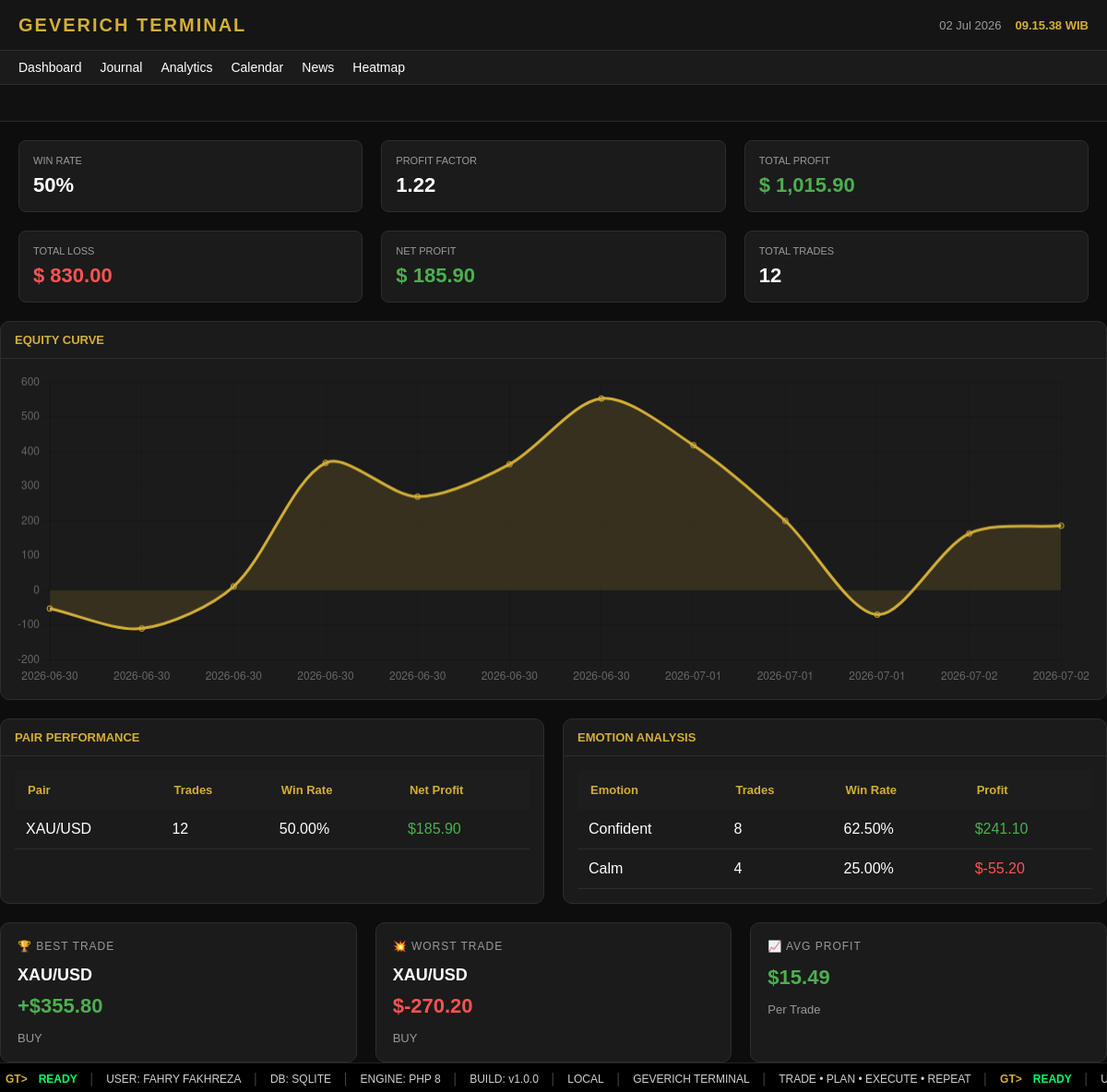
The page /?page=analytics on the database its author committed.
### tables this page shows
CREATE TABLE trades (

id INTEGER PRIMARY KEY AUTOINCREMENT,

tanggal TEXT NOT NULL,

pair TEXT NOT NULL,

direction TEXT NOT NULL,

entry_price REAL NOT NULL,

sl REAL,

tp REAL,

exit_price REAL,

lot REAL,

profit_usd REAL DEFAULT 0,

hasil TEXT,

emotion TEXT,

note TEXT,

created_at DATETIME DEFAULT CURRENT_TIMESTAMP

);

### pages/analytics.php (the view, shortened to what this page needs)
<?php
$db = getDB();
$sql = "
SELECT
COUNT(*) totalTrades,
SUM(CASE WHEN hasil='WIN' THEN 1 ELSE 0 END) wins,
SUM(CASE WHEN hasil='LOSS' THEN 1 ELSE 0 END) losses,
SUM(CASE WHEN profit_usd>0 THEN profit_usd ELSE 0 END) totalProfit,
SUM(CASE WHEN profit_usd<0 THEN ABS(profit_usd) ELSE 0 END) totalLoss,
SUM(profit_usd) netProfit
FROM trades
";
$stats = $db->query($sql)->fetch(PDO::FETCH_ASSOC);
$totalTrades = (int)$stats['totalTrades'];
$wins = (int)$stats['wins'];
$winRate = $totalTrades
? round($wins/$totalTrades*100,2)
:0;
$totalProfit = $stats['totalProfit'] ?? 0;
$totalLoss = $stats['totalLoss'] ?? 0;
$netProfit = $stats['netProfit'] ?? 0;
$profitFactor = $totalLoss>0
? round($totalProfit/$totalLoss,2)
:0;
$stmt = $db->query("
SELECT
tanggal,
profit_usd
FROM trades
ORDER BY tanggal ASC, id ASC
");
$rows = $stmt->fetchAll(PDO::FETCH_ASSOC);
$labels = [];
$equity = [];
$total = 0;
foreach($rows as $row){
    $total += (float)$row['profit_usd'];
    $labels[] = $row['tanggal'];
    $equity[] = $total;
}
$pairStats = $db->query("
SELECT
pair,
COUNT(*) total_trade,
SUM(CASE WHEN hasil='WIN' THEN 1 ELSE 0 END) win_trade,
SUM(profit_usd) net_profit
FROM trades
GROUP BY pair
ORDER BY net_profit DESC
")->fetchAll(PDO::FETCH_ASSOC);
$emotionStats = $db->query("
SELECT
emotion,
COUNT(*) total_trade,
SUM(CASE WHEN hasil='WIN' THEN 1 ELSE 0 END) win_trade,
SUM(profit_usd) net_profit
FROM trades
WHERE emotion IS NOT NULL
AND emotion <> ''
GROUP BY emotion
ORDER BY net_profit DESC
")->fetchAll(PDO::FETCH_ASSOC);
$bestTrade = $db->query("
SELECT *
FROM trades
ORDER BY profit_usd DESC
LIMIT 1
")->fetch(PDO::FETCH_ASSOC);
$worstTrade = $db->query("
SELECT *
FROM trades
ORDER BY profit_usd ASC
LIMIT 1
")->fetch(PDO::FETCH_ASSOC);
$avgProfit = $db->query("
SELECT AVG(profit_usd) AS avg_profit
FROM trades
")->fetch(PDO::FETCH_ASSOC);
?>
<div class="analytics-grid">
<div class="stat-card">
<div class="stat-title">
WIN RATE
</div>
<div class="stat-value">
<?= $winRate ?>%
</div>
</div>
<div class="stat-card">
<div class="stat-title">
PROFIT FACTOR
</div>
<div class="stat-value">
<?= $profitFactor ?>
</div>
</div>
<div class="stat-card">
<div class="stat-title">
TOTAL PROFIT
</div>
<div class="stat-value profit">
$
<?= number_format($totalProfit,2) ?>
</div>
</div>
<div class="stat-card">
<div class="stat-title">
TOTAL LOSS
</div>
<div class="stat-value loss">
$
<?= number_format($totalLoss,2) ?>
</div>
</div>
<div class="stat-card">
<div class="stat-title">
NET PROFIT
</div>
<div class="stat-value <?= $netProfit>=0?'profit':'loss' ?>">
$
<?= number_format($netProfit,2) ?>
</div>
</div>
<div class="stat-card">
<div class="stat-title">
TOTAL TRADES
</div>
<div class="stat-value">
<?= $totalTrades ?>
</div>
</div>
</div>
<div class="card">
    <div class="panel-title">
        EQUITY CURVE
    </div>
    <div class="panel-content">
       <canvas id="equityChart"height="87"></canvas>
    </div>
</div>
<div class="analytics-bottom">
  <div class="card">
    <div class="panel-title">
        PAIR PERFORMANCE
    </div>
    <div class="panel-content">
        <table class="trade-table">
            <thead>
                <tr>
                    <th>Pair</th>
                    <th>Trades</th>
                    <th>Win Rate</th>
                    <th>Net Profit</th>
                </tr>
            </thead>
            <tbody>
            <?php foreach($pairStats as $pair): ?>
            <?php
            $winRatePair = $pair['total_trade'] > 0
                ? ($pair['win_trade'] / $pair['total_trade']) * 100
                : 0;
            ?>
            <tr>
                <td><?= htmlspecialchars($pair['pair']) ?></td>
                <td><?= $pair['total_trade'] ?></td>
                <td><?= number_format($winRatePair,2) ?>%</td>
                <td>
                    <span style="color:<?= $pair['net_profit'] >= 0 ? '#4caf50' : '#ff5252' ?>">
                        $<?= number_format($pair['net_profit'],2) ?>
                    </span>
                </td>
            </tr>
            <?php endforeach; ?>
            </tbody>
        </table>
    </div>
</div>
  <div class="card">
    <div class="panel-title">
        EMOTION ANALYSIS
    </div>
    <div class="panel-content">
        <table class="trade-table">
            <thead>
                <tr>
                    <th>Emotion</th>
                    <th>Trades</th>
                    <th>Win Rate</th>
                    <th>Profit</th>
                </tr>
            </thead>
            <tbody>
            <?php foreach($emotionStats as $emotion): ?>
            <?php
            $winRateEmotion = $emotion['total_trade'] > 0
                ? ($emotion['win_trade'] / $emotion['total_trade']) * 100
                : 0;
            ?>
            <tr>
                <td><?= htmlspecialchars($emotion['emotion']) ?></td>
                <td><?= $emotion['total_trade'] ?></td>
                <td><?= number_format($winRateEmotion,2) ?>%</td>
                <td>
                    <span style="color:<?= $emotion['net_profit'] >= 0 ? '#4caf50' : '#ff5252' ?>">
                        $<?= number_format($emotion['net_profit'],2) ?>
                    </span>
                </td>
            </tr>
            <?php endforeach; ?>
            </tbody>
        </table>
    </div>
</div>
</div>
<div class="mini-widgets">
<?php if($bestTrade): ?>
<div class="mini-card">
    <div class="mini-title">
        🏆 BEST TRADE
    </div>
    <div class="mini-pair">
        <?= htmlspecialchars($bestTrade['pair']) ?>
    </div>
    <div class="mini-profit profit">
        +$<?= number_format((float)$bestTrade['profit_usd'],2) ?>
    </div>
    <div class="mini-bottom">
        <?= htmlspecialchars($bestTrade['direction']) ?>
    </div>
</div>
<?php endif; ?>
<?php if($worstTrade): ?>
<div class="mini-card">
    <div class="mini-title">
        💥 WORST TRADE
    </div>
    <div class="mini-pair">
        <?= htmlspecialchars($worstTrade['pair']) ?>
    </div>
    <div class="mini-profit loss">
        $<?= number_format((float)$worstTrade['profit_usd'],2) ?>
    </div>
    <div class="mini-bottom">
        <?= htmlspecialchars($worstTrade['direction']) ?>
    </div>
</div>
<?php endif; ?>
<div class="mini-card">
    <div class="mini-title">
        📈 AVG PROFIT
    </div>
    <div class="mini-profit <?= $avgProfit['avg_profit'] >= 0 ? 'profit' : 'loss' ?>">
        $<?= number_format((float)$avgProfit['avg_profit'],2) ?>
    </div>
    <div class="mini-bottom">
        Per Trade
    </div>
</div>
</div>
<script>
const ctx = document.getElementById("equityChart");
new Chart(ctx,{
    type:"line",
    data:{
        labels:<?= json_encode($labels) ?>,
        datasets:[{
            label:"Equity",
            data:<?= json_encode($equity) ?>,
            borderColor:"#d4af37",
            backgroundColor:"rgba(212,175,55,.15)",
            fill:true,
            tension:.3
        }]
    },
    options:{
        responsive:true,
        plugins:{
            legend:{
                display:false
            }
        }
    }
});
</script>

### assets/css/style.css (style rules this page uses)
:root { --gold:#d4af37; --bg:#0d0d0d; --bg-panel:#151515; --bg-card:#1b1b1b; --border:#2d2d2d; --text:#ffffff; --text-muted:#9b9b9b; }
* { margin:0; padding:0; box-sizing:border-box; font-family:Arial, sans-serif; }
body { background:var(--bg); color:var(--text); padding-bottom:32px; }
.stat-card { background:var(--bg-card); border:1px solid var(--border); padding:15px; border-radius:8px; }
.stat-title { font-size:11px; color:var(--text-muted); text-transform:uppercase; }
.stat-value { font-size:22px; font-weight:bold; margin-top:8px; }
.profit { color:#4caf50; }
.loss { color:#ff5252; }
.card { background:var(--bg-card); border:1px solid var(--border); border-radius:10px; overflow:hidden; }
.panel-title { padding:12px 15px; border-bottom:1px solid var(--border); color:var(--gold); font-weight:bold; font-size:13px; }
.panel-content { padding:15px; }
.trade-table { width:100%; border-collapse:collapse; }
.trade-table th { background:#1d1d1d; color:var(--gold); padding:14px; font-size:13px; text-align:left; }
.trade-table td { padding:12px; border-bottom:1px solid #2c2c2c; }
.analytics-grid { display:grid; grid-template-columns:repeat(3,1fr); gap:20px; margin:20px; }
.analytics-bottom { display:grid; grid-template-columns:1fr 1fr; gap:20px; margin-top:20px; }
.mini-widgets { display:grid; grid-template-columns:repeat(3,1fr); gap:20px; margin-top:20px; }
.mini-card { background:var(--bg-card); border:1px solid var(--border); border-radius:10px; padding:18px; }
.mini-title { font-size:12px; color:#999; margin-bottom:14px; letter-spacing:1px; }
.mini-pair { font-size:18px; font-weight:bold; }
.mini-profit { margin-top:10px; font-size:22px; font-weight:bold; }
.mini-bottom { margin-top:14px; color:#999; font-size:13px; }

### rows shown on the page
trades: pair "XAU/USD", profit_usd "355.80", direction "BUY"
trades: pair "XAU/USD", profit_usd "-270.20", direction "BUY"

### other values the page prints
$winRate "50"
$profitFactor "1.22"
$totalProfit "1,015.90"
$totalLoss "830.00"
$netProfit "185.90"
$totalTrades "12"
$pair['pair'] "XAU/USD"
$pair['total_trade'] "12"
$winRatePair "50.00"
$pair['net_profit'] "185.90"
$emotion['emotion'] "Confident"
$emotion['total_trade'] "8"
$winRateEmotion "62.50"
$emotion['net_profit'] "241.10"
$emotion['emotion'] "Calm"
